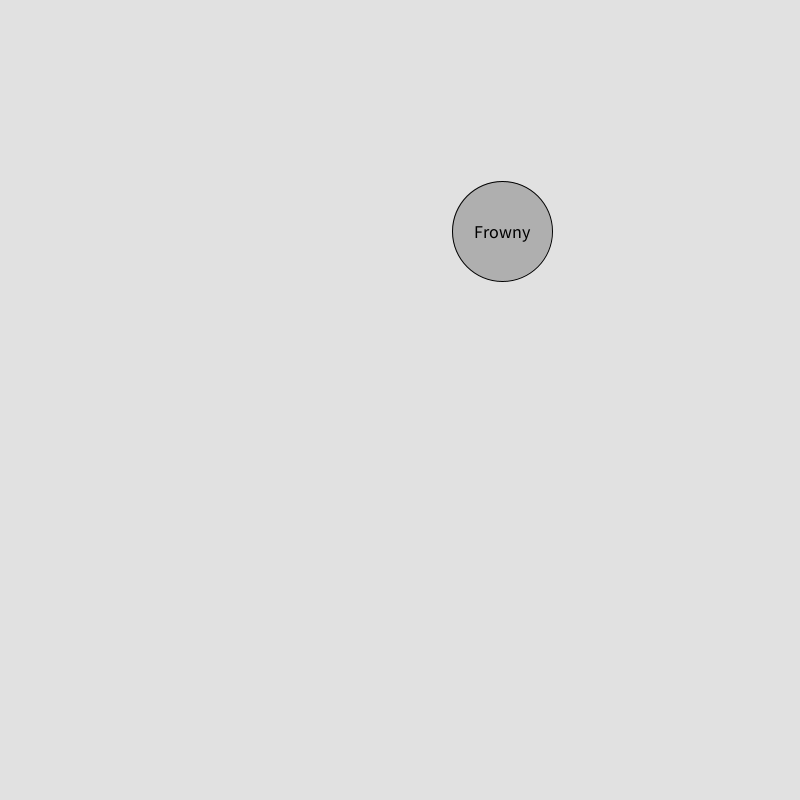
Frame 1 (no input)
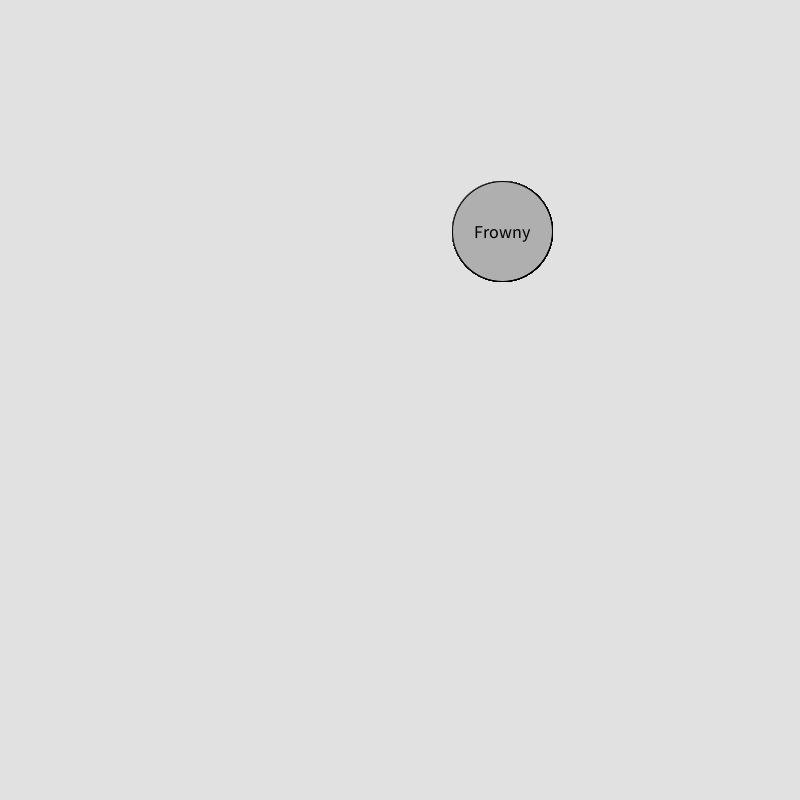
Frame 60 (the mouse pressed at the canvas centre just before this capture)
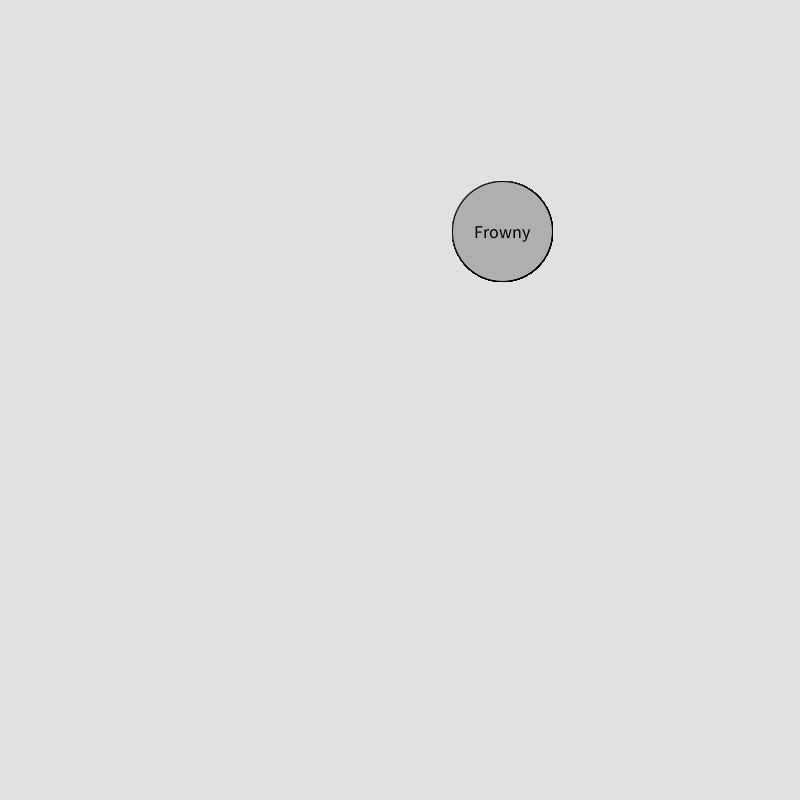
Frame 120 (the mouse held since frame 60 and released just before this capture)

The Processing sketch that drew these frames (run headless with seeded random() and noise(); from frame 60 on, the mouse is pressed at the canvas centre):

// Processing sketch: question_1
// ── question_1.pde
Face face;


void setup() {
    size(800, 800);
    background(225);

    int faceX = int(random(50, width - 50));
    int faceY = int(random(50, height - 50));
    int faceState = int(random(1,4));


    face = new Face(faceY, faceX, faceState);
}

void draw() {
    face.draw();
}



class Face {
    int yLoc;
    int xLoc;
    int happyState;

    Face(int y, int x, int state) {
        yLoc = y;
        xLoc = x;
        happyState = state;
    }

    void draw() {
        String faceText;
        if (happyState == 1) {
            faceText = "Happy";
        } else if (happyState == 2) {
            faceText = "Straight Face";
        } else {
            faceText = "Frowny";
        }

        faceDraw(xLoc, yLoc, faceText);
    }

    void faceDraw(int x, int y, String text) {
        stroke(0);
        fill(175);
        textAlign(CENTER, CENTER);
        textSize(18);

        circle(x, y, 100);
        fill(0);
        text(text, x, y);
    }
}
